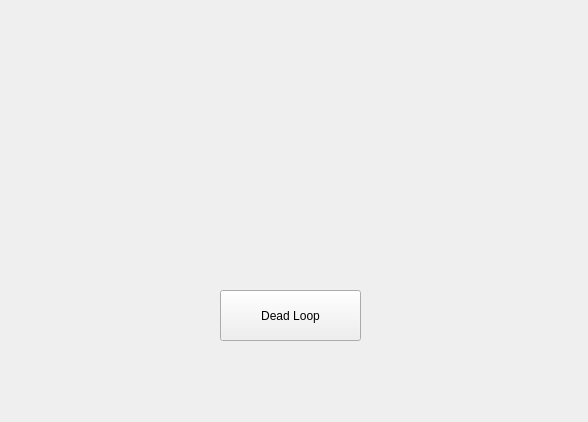
<?xml version="1.0" encoding="UTF-8"?>
<ui version="4.0">
 <class>Widget</class>
 <widget class="QWidget" name="Widget">
  <property name="geometry">
   <rect>
    <x>0</x>
    <y>0</y>
    <width>588</width>
    <height>422</height>
   </rect>
  </property>
  <property name="windowTitle">
   <string>Widget</string>
  </property>
  <widget class="QPushButton" name="pushButton">
   <property name="geometry">
    <rect>
     <x>220</x>
     <y>290</y>
     <width>141</width>
     <height>51</height>
    </rect>
   </property>
   <property name="text">
    <string>Dead Loop</string>
   </property>
  </widget>
 </widget>
 <layoutdefault spacing="6" margin="11"/>
 <resources/>
 <connections/>
</ui>
